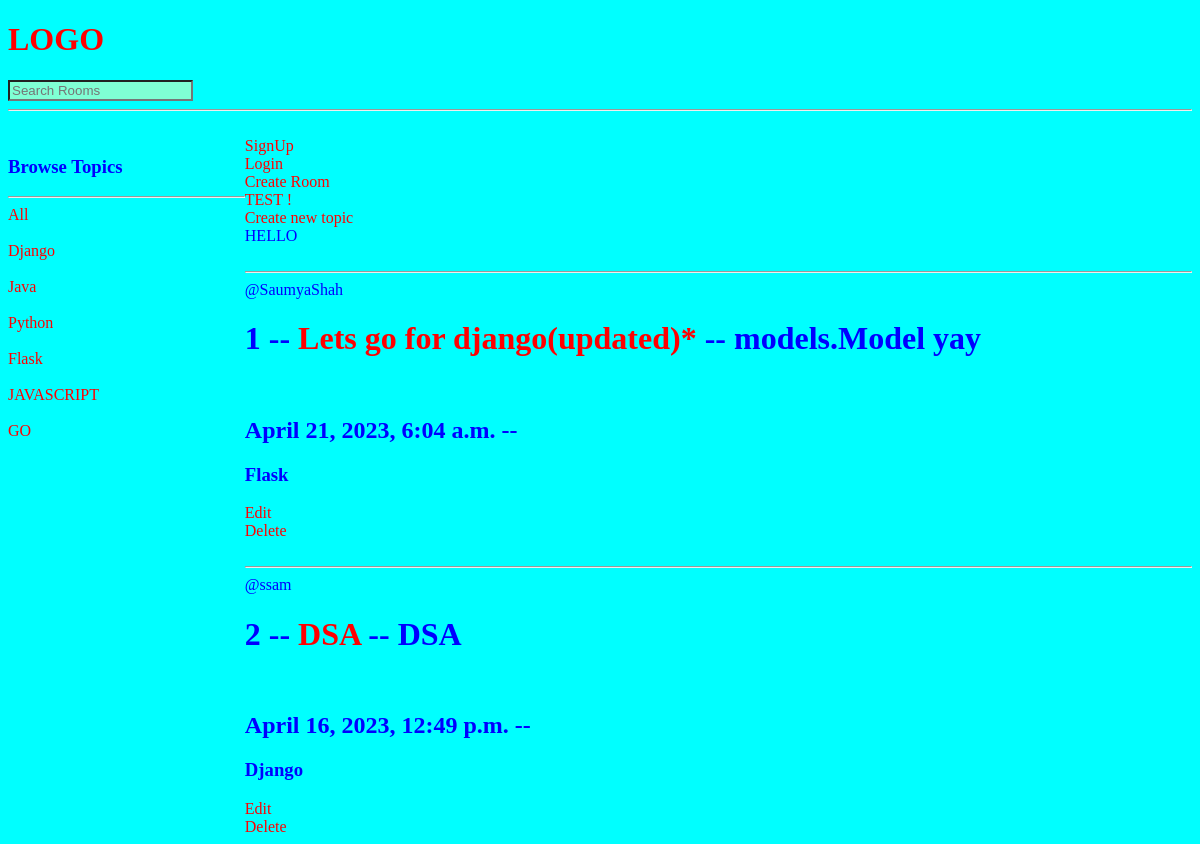
Screenshot of /?q=Django with the database file from the repository.
### base/models.py (models this page shows, shortened)
class Topic(models.Model):
    name = models.CharField(max_length=200)
    def __str__(self):
        return self.name

class Room(models.Model):
    host = models.ForeignKey(User, on_delete=models.SET_NULL, null=True, blank=True)
    topic = models.ForeignKey(Topic, on_delete=models.SET_NULL, null=True, blank=True)
    name = models.CharField(max_length=200)
    description = models.TextField(max_length=500, blank = True, null=True)
    updated = models.DateTimeField(auto_now=True)      #Save the time when the object is updated
    cerated = models.DateTimeField(auto_now_add=True)  #Save the time when the object is created
    class Meta:
        ordering = ['-updated', '-cerated']

### base/views.py (the view)
# urls.py: path('', views.home,name='home'),
def home(request):
    q = request.GET.get('q') if request.GET.get('q') != None else ''
    room = Room.objects.filter(
        Q(topic__name__icontains= q) | #only 'contains' is case sensitive matching
        Q(name__icontains= q) |
        Q(description__icontains= q)
        )
    topic = Topic.objects.all()
    context = {'rooms': room, 'topics': topic, 'top':Topic.objects.all()}
    return render(request, 'base/home.html', context)

### base/templates/base/home.html (shortened to what this page needs)
<!DOCTYPE html>
<html lang="en">
<head>
</head>
<body>
    {% include 'navbar.html' %}
    {% block content %} <br>
    <div class="home-containers">
        <div>
            <h3>Browse Topics</h3>
            <hr>
            <a href="{% url 'home' %}"> All </a> <br>
            {% for tp in top %}  <br>
            <a href="{% url 'home'%}?q={{tp}}">{{tp}}</a> <br>
            {% endfor %}
        </div>
        <div>
            <a href="{% url 'signUp' %}"> SignUp </a> <br>
    <a href="{% url 'userLogin' %}"> Login</a> <br>
    <a href="{% url 'createRoom' %}"> Create Room</a> <br>
    <a href="{% url 'test' %}">TEST !</a> <br>
    <a href="{% url 'topic_new' %}">Create new topic</a> <br>
    HELLO <br>
    <div>
    {% for rm in rooms %}
    <div> <br>
        <hr>
    <span>@{{rm.host}}</span> <br>
        <h1>{{ rm.id }} -- <a href="{% url 'index' rm.id %}">{{rm.name}}</a> -- {{rm.description}} </h1> <br>
        <h2>{{rm.updated}} -- {{rm.created}}</h2>
        <h3>{{rm.topic}}</h3>
        <a href="{% url 'update' rm.id %}">Edit</a> <br>
        <a href="{% url 'delete' rm.id %}"> Delete </a>
    </div>
    {% endfor %}
</div>
</div>
        </div>
    {% endblock %}
</body>
</html>

### templates/navbar.html (style rules this page uses)
body { background-color: aqua; color:blue; }
a { text-decoration: none; color: red ; }

### base/templates/base/home.html (style rules this page uses)
.home-containers { display: grid; grid-template-columns: 1fr 4fr; }

### rows the page displays
Topic: name "Django"
Topic: name "Java"
Topic: name "Python"
Topic: name "Flask"
Topic: name "JAVASCRIPT"
Topic: name "GO"
Room: host "SaumyaShah", id "1", name "Lets go for django(updated)*", description "models.Model yay", updated "April 21, 2023, 6:04 a.m.", topic "Flask"
Room: host "ssam", id "2", name "DSA", description "DSA", updated "April 16, 2023, 12:49 p.m.", topic "Django"
